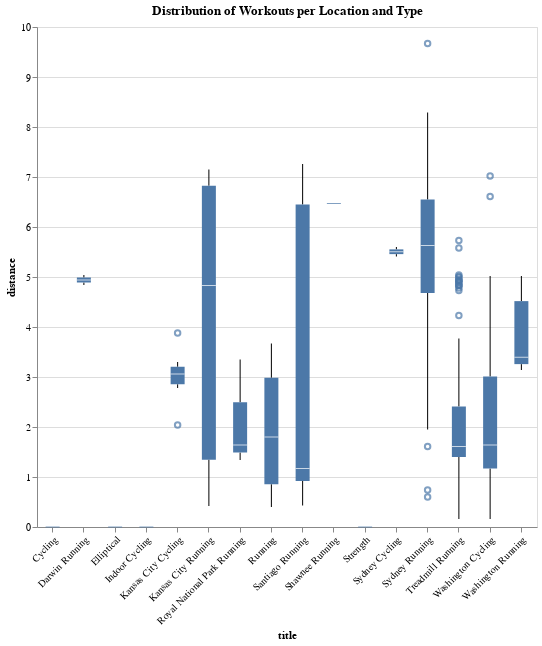

The notebook cell saved with this chart:
### Markdown cell above
## Example 7

Where have I done the most, the least, and all in between, Ks during a workout.

Things to keep in mind:
- We need the distribution of a quantitative variable, split by the title of a workout.

### Code cell
alt.Chart(df).mark_boxplot().encode(
    x=alt.X('title:N', axis=alt.Axis(labelAngle=-45)),
    y='distance:Q'
).properties(
    width=500,
    height=500,
    title="Distance Distribution of Workouts per Location and Type"
)

### Figure 1 — Vega-Lite specification as saved in the notebook (floating-point values rounded to 4 significant figures; data arrays with more than 128 entries replaced by an {"elided": "..."} marker saying what was removed)
{"config": {"view": {"continuousWidth": 400, "continuousHeight": 300}}, "data": {"name": "data-966ff7181620070dcf563ee66955f1ad"}, "mark": "boxplot", "encoding": {"x": {"type": "nominal", "axis": {"labelAngle": -45}, "field": "title"}, "y": {"type": "quantitative", "field": "distance"}}, "height": 500, "title": "Distribution of Workouts per Location and Type", "width": 500, "$schema": "https://vega.github.io/schema/vega-lite/v4.0.2.json", "datasets": {"data-966ff7181620070dcf563ee66955f1ad": {"elided": "574 records"}}}
